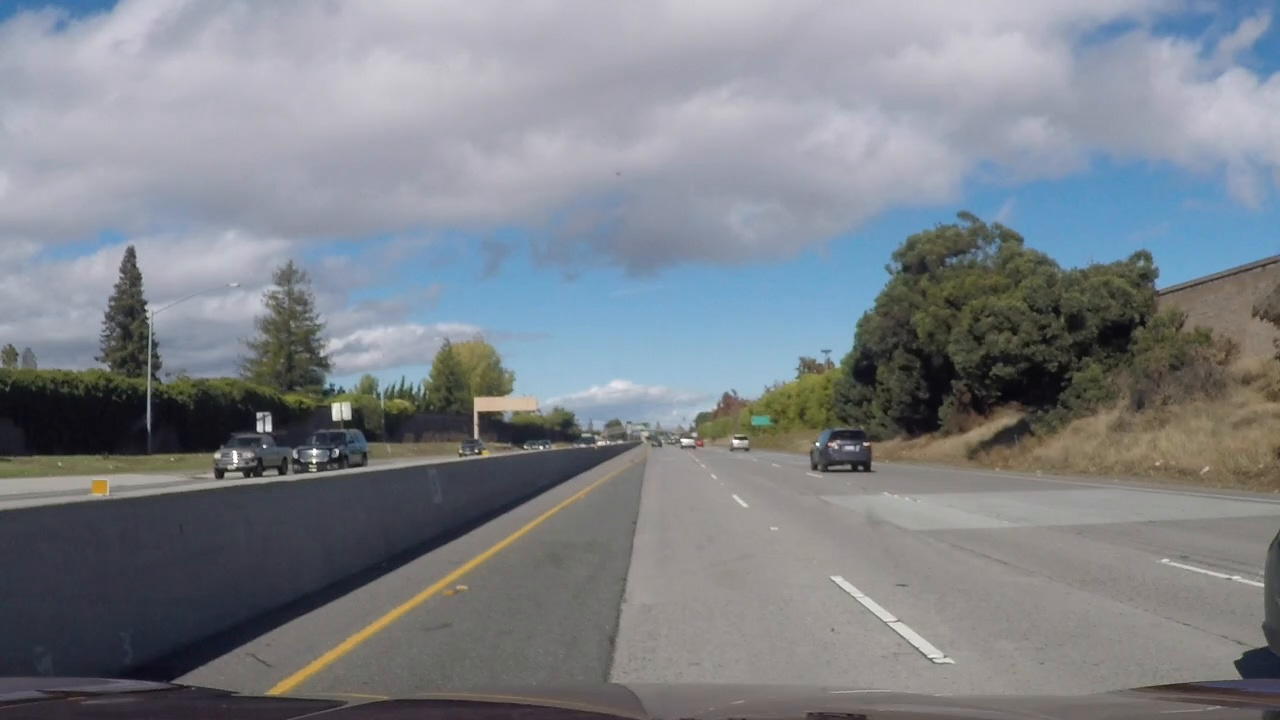
#> input picture test_images/frame1300.jpg, 1280 x 720 px
$ python -i thresholding.py   (imports and definitions only)   (older library calls are emulated)
#> lines starting #> are read from the running program, lines starting #| are printed output that depends on the picture
import numpy as np
import cv2
import os


def get_channel(img, mode = 'gray', ch_num = None, to_rgb = False):
    """
    get channels for image, mainly for RGB image

    params:
        img: numpy array, the image
        mode: which mode the image will be converted
        ch_num: the position of the channel to be returned
        to_rgb: whether to convert image to RGB(for image from files)

    return:
        numpy array,
        if ch_num　is not specified and mode is not grayscale, all channels will be returned
        else a specific channel is return
    """

    im = np.copy(img)
    if to_rgb:
        im = cv2.cvtColor(im, cv2.COLOR_BGR2RGB)
    if mode == 'gray':
        return cv2.cvtColor(im, cv2.COLOR_RGB2GRAY)
    elif mode == 'hsv':
        im = cv2.cvtColor(im, cv2.COLOR_RGB2HSV)
    elif mode == 'hls':
        im = cv2.cvtColor(im, cv2.COLOR_RGB2HLS)
    elif mode == 'yuv':
        im = cv2.cvtColor(im, cv2.COLOR_RGB2YUV)

    if ch_num is None:
        return im

    return im[:,:,ch_num]


# [84 lines left out: functions channels_display, color_threshold, gradient_threshold, abs_grad, mag_grad, dir_grad, not called in this run]

>>> import cv2
>>> picture = cv2.imread('../test_images/frame1300.jpg')
#> picture is the input picture: shape (720, 1280, 3); mean B, G, R 136.7, 130.2, 125.5
>>> result = get_channel(picture)
#> in get_channel, `return cv2.cvtColor(im, cv2.COLOR_RGB2GRAY)`:
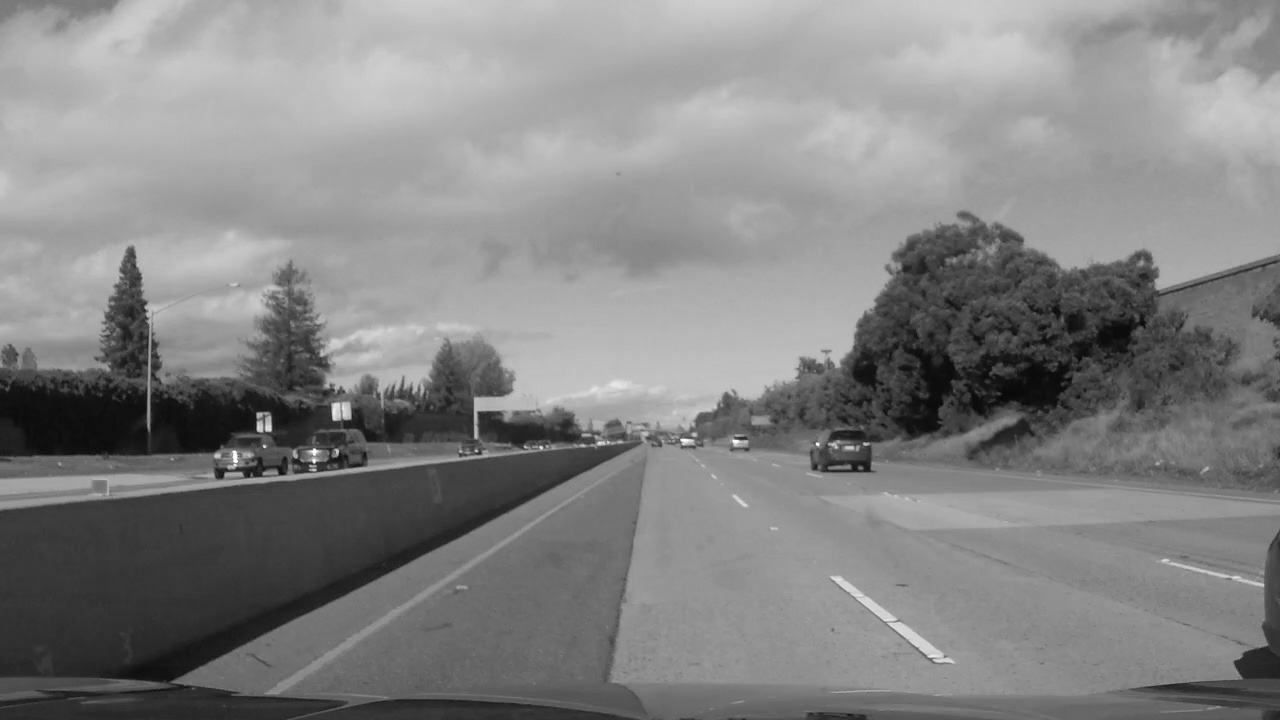
#> returned value: shape (720, 1280); min 2, max 255, mean 131.7

$ run again, on test_images/frame1430.jpg
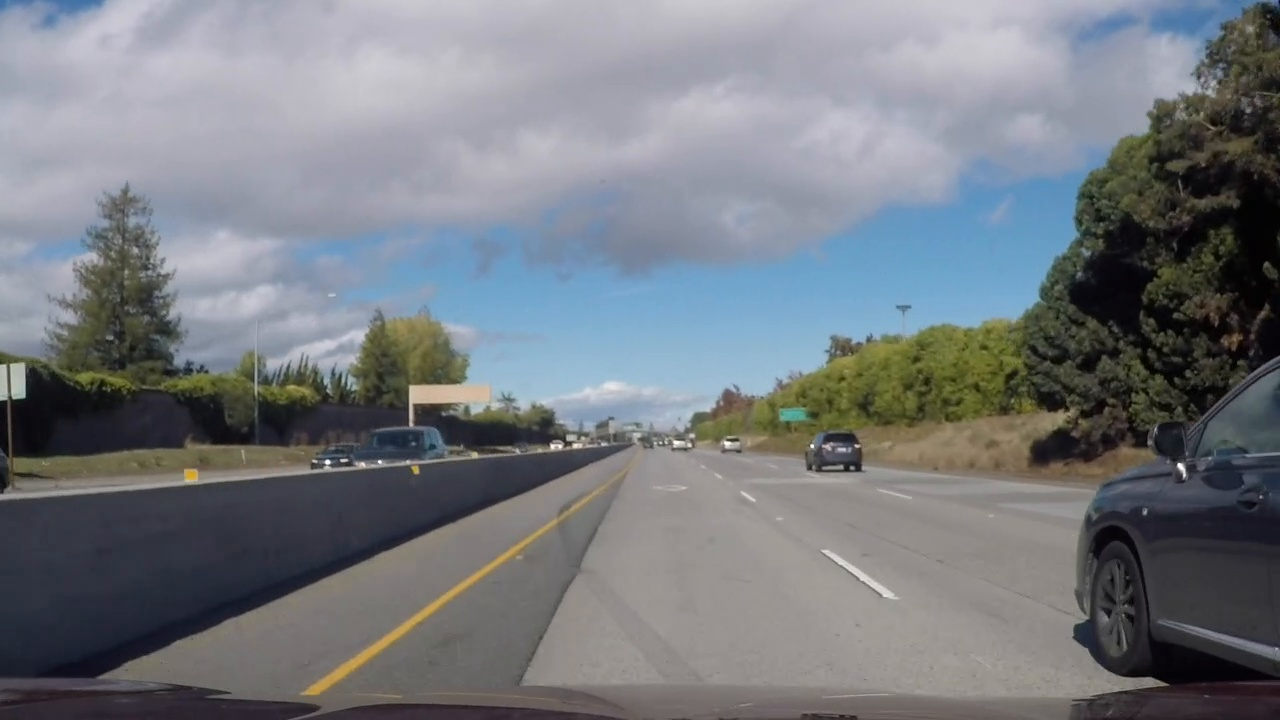
#> input picture test_images/frame1430.jpg, 1280 x 720 px
#> picture is the input picture: shape (720, 1280, 3); mean B, G, R 127.7, 122.1, 117.9
#> in get_channel, `return cv2.cvtColor(im, cv2.COLOR_RGB2GRAY)`:
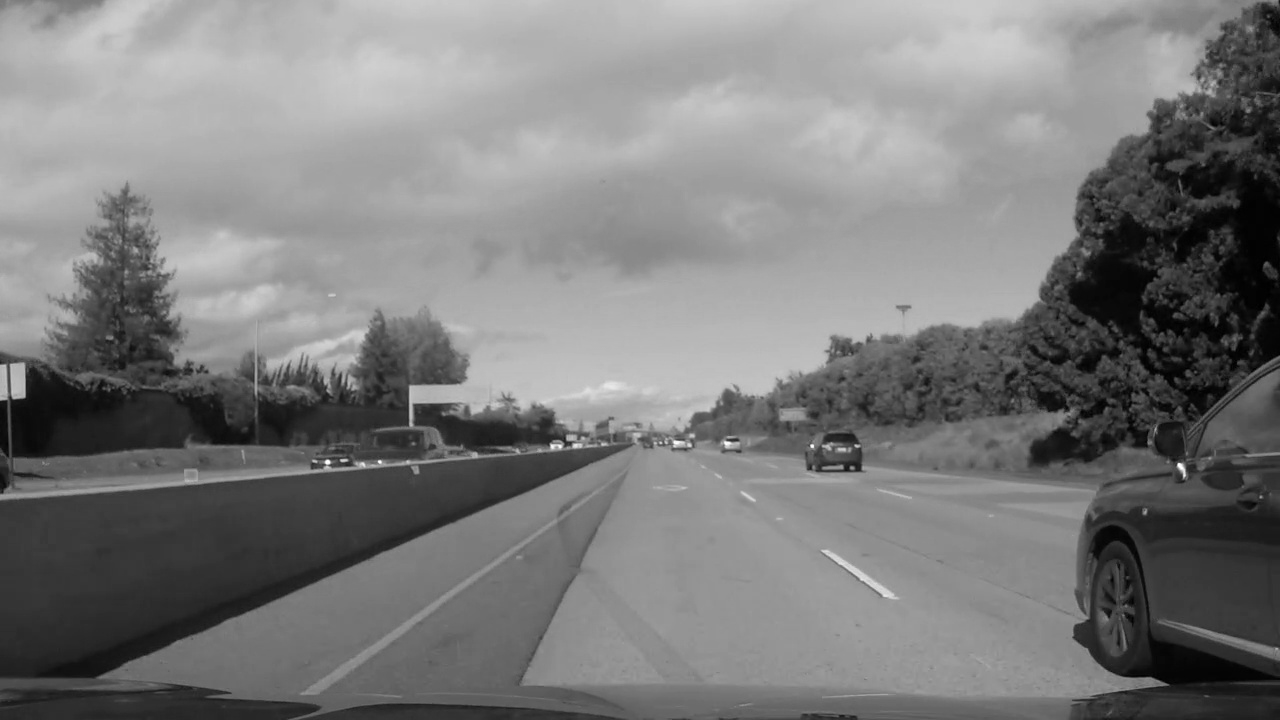
#> returned value: shape (720, 1280); min 0, max 255, mean 123.4
